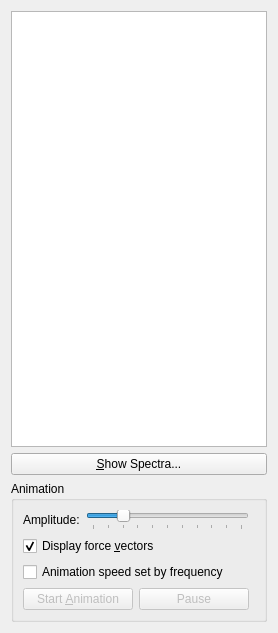
<?xml version="1.0" encoding="UTF-8"?>
<ui version="4.0">
 <class>VibrationWidget</class>
 <widget class="QWidget" name="VibrationWidget">
  <property name="geometry">
   <rect>
    <x>0</x>
    <y>0</y>
    <width>274</width>
    <height>633</height>
   </rect>
  </property>
  <property name="sizePolicy">
   <sizepolicy hsizetype="Minimum" vsizetype="Expanding">
    <horstretch>0</horstretch>
    <verstretch>0</verstretch>
   </sizepolicy>
  </property>
  <property name="windowTitle">
   <string>Molecular Vibrations</string>
  </property>
  <layout class="QVBoxLayout" name="verticalLayout_2">
   <item>
    <widget class="QTableWidget" name="vibrationTable">
     <property name="sizePolicy">
      <sizepolicy hsizetype="MinimumExpanding" vsizetype="MinimumExpanding">
       <horstretch>0</horstretch>
       <verstretch>0</verstretch>
      </sizepolicy>
     </property>
     <property name="horizontalScrollBarPolicy">
      <enum>Qt::ScrollBarAlwaysOff</enum>
     </property>
     <property name="editTriggers">
      <set>QAbstractItemView::NoEditTriggers</set>
     </property>
     <property name="alternatingRowColors">
      <bool>true</bool>
     </property>
     <property name="selectionMode">
      <enum>QAbstractItemView::SingleSelection</enum>
     </property>
     <property name="selectionBehavior">
      <enum>QAbstractItemView::SelectRows</enum>
     </property>
     <property name="gridStyle">
      <enum>Qt::SolidLine</enum>
     </property>
     <property name="sortingEnabled">
      <bool>true</bool>
     </property>
     <property name="rowCount">
      <number>0</number>
     </property>
     <property name="columnCount">
      <number>3</number>
     </property>
     <attribute name="horizontalHeaderVisible">
      <bool>false</bool>
     </attribute>
     <attribute name="verticalHeaderVisible">
      <bool>false</bool>
     </attribute>
     <column>
      <property name="text">
       <string>Freq.(cm⁻¹)</string>
      </property>
     </column>
     <column>
      <property name="text">
       <string>I (km/mol)</string>
      </property>
     </column>
     <column>
      <property name="text">
       <string>Activity (A^4/amu)</string>
      </property>
     </column>
    </widget>
   </item>
   <item>
    <widget class="QPushButton" name="spectraButton">
     <property name="text">
      <string>&amp;Show Spectra...</string>
     </property>
    </widget>
   </item>
   <item>
    <widget class="QGroupBox" name="groupBox">
     <property name="sizePolicy">
      <sizepolicy hsizetype="MinimumExpanding" vsizetype="Preferred">
       <horstretch>0</horstretch>
       <verstretch>0</verstretch>
      </sizepolicy>
     </property>
     <property name="title">
      <string>Animation</string>
     </property>
     <layout class="QGridLayout" name="gridLayout">
      <item row="4" column="0" colspan="3">
       <widget class="QCheckBox" name="animationSpeedCheckBox">
        <property name="sizePolicy">
         <sizepolicy hsizetype="Fixed" vsizetype="Fixed">
          <horstretch>0</horstretch>
          <verstretch>0</verstretch>
         </sizepolicy>
        </property>
        <property name="toolTip">
         <string>higher frequency vibrations will show faster movement</string>
        </property>
        <property name="text">
         <string>Animation speed set by frequency</string>
        </property>
       </widget>
      </item>
      <item row="3" column="0" colspan="2">
       <widget class="QCheckBox" name="displayForcesCheckBox">
        <property name="text">
         <string>Display force &amp;vectors</string>
        </property>
        <property name="checked">
         <bool>true</bool>
        </property>
       </widget>
      </item>
      <item row="5" column="0">
       <widget class="QPushButton" name="animationButton">
        <property name="enabled">
         <bool>false</bool>
        </property>
        <property name="sizePolicy">
         <sizepolicy hsizetype="MinimumExpanding" vsizetype="Fixed">
          <horstretch>0</horstretch>
          <verstretch>0</verstretch>
         </sizepolicy>
        </property>
        <property name="text">
         <string>Start &amp;Animation</string>
        </property>
       </widget>
      </item>
      <item row="5" column="1">
       <widget class="QPushButton" name="pauseButton">
        <property name="enabled">
         <bool>false</bool>
        </property>
        <property name="sizePolicy">
         <sizepolicy hsizetype="MinimumExpanding" vsizetype="Fixed">
          <horstretch>0</horstretch>
          <verstretch>0</verstretch>
         </sizepolicy>
        </property>
        <property name="text">
         <string>Pause</string>
        </property>
       </widget>
      </item>
      <item row="2" column="0" colspan="2">
       <layout class="QHBoxLayout" name="horizontalLayout_2">
        <item>
         <widget class="QLabel" name="label">
          <property name="text">
           <string>Amplitude:</string>
          </property>
          <property name="buddy">
           <cstring>scaleSlider</cstring>
          </property>
         </widget>
        </item>
        <item>
         <widget class="QSlider" name="scaleSlider">
          <property name="maximum">
           <number>10</number>
          </property>
          <property name="value">
           <number>2</number>
          </property>
          <property name="orientation">
           <enum>Qt::Horizontal</enum>
          </property>
          <property name="tickPosition">
           <enum>QSlider::TicksBelow</enum>
          </property>
          <property name="tickInterval">
           <number>1</number>
          </property>
         </widget>
        </item>
       </layout>
      </item>
     </layout>
    </widget>
   </item>
  </layout>
 </widget>
 <resources/>
 <connections/>
</ui>
